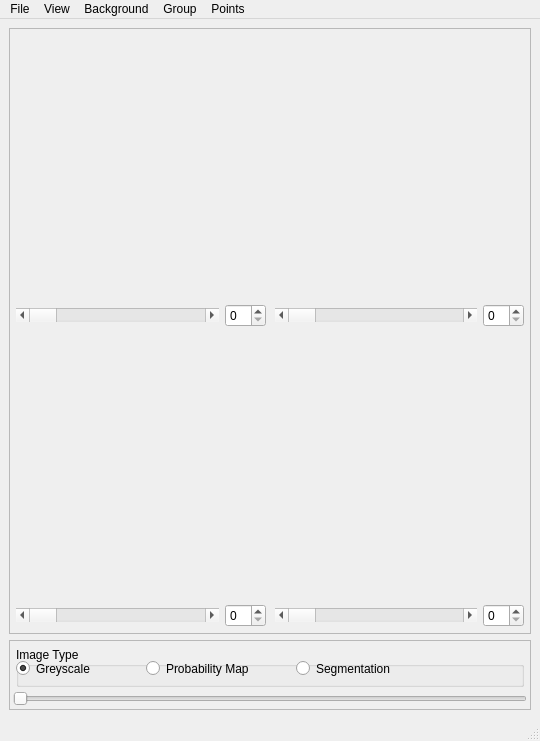
<ui version="4.0" >
 <class>VizFourViewers</class>
 <widget class="QMainWindow" name="VizFourViewers" >
  <property name="geometry" >
   <rect>
    <x>0</x>
    <y>0</y>
    <width>540</width>
    <height>741</height>
   </rect>
  </property>
  <property name="acceptDrops" >
   <bool>true</bool>
  </property>
  <property name="windowTitle" >
   <string>crlViz Viewer</string>
  </property>
  <widget class="QWidget" name="centralwidget" >
   <layout class="QVBoxLayout" >
    <property name="spacing" >
     <number>6</number>
    </property>
    <property name="margin" >
     <number>9</number>
    </property>
    <item>
     <widget class="QFrame" name="viewFrame" >
      <property name="sizePolicy" >
       <sizepolicy vsizetype="Expanding" hsizetype="Expanding" >
        <horstretch>0</horstretch>
        <verstretch>9</verstretch>
       </sizepolicy>
      </property>
      <property name="minimumSize" >
       <size>
        <width>512</width>
        <height>600</height>
       </size>
      </property>
      <property name="maximumSize" >
       <size>
        <width>1024</width>
        <height>1024</height>
       </size>
      </property>
      <property name="acceptDrops" >
       <bool>true</bool>
      </property>
      <property name="frameShape" >
       <enum>QFrame::StyledPanel</enum>
      </property>
      <property name="frameShadow" >
       <enum>QFrame::Raised</enum>
      </property>
      <property name="lineWidth" >
       <number>1</number>
      </property>
      <layout class="QGridLayout" >
       <property name="margin" >
        <number>3</number>
       </property>
       <property name="spacing" >
        <number>3</number>
       </property>
       <item row="0" column="0" >
        <widget class="QVTKWidget" native="1" name="qvtkWidget1" >
         <property name="sizePolicy" >
          <sizepolicy vsizetype="Preferred" hsizetype="Preferred" >
           <horstretch>0</horstretch>
           <verstretch>9</verstretch>
          </sizepolicy>
         </property>
         <property name="minimumSize" >
          <size>
           <width>256</width>
           <height>256</height>
          </size>
         </property>
         <property name="maximumSize" >
          <size>
           <width>1024</width>
           <height>1024</height>
          </size>
         </property>
         <property name="baseSize" >
          <size>
           <width>256</width>
           <height>256</height>
          </size>
         </property>
         <property name="acceptDrops" >
          <bool>false</bool>
         </property>
        </widget>
       </item>
       <item row="0" column="1" >
        <widget class="QVTKWidget" native="1" name="qvtkWidget2" >
         <property name="sizePolicy" >
          <sizepolicy vsizetype="Preferred" hsizetype="Preferred" >
           <horstretch>0</horstretch>
           <verstretch>9</verstretch>
          </sizepolicy>
         </property>
         <property name="minimumSize" >
          <size>
           <width>256</width>
           <height>256</height>
          </size>
         </property>
         <property name="maximumSize" >
          <size>
           <width>1024</width>
           <height>1024</height>
          </size>
         </property>
         <property name="baseSize" >
          <size>
           <width>256</width>
           <height>256</height>
          </size>
         </property>
         <property name="acceptDrops" >
          <bool>false</bool>
         </property>
        </widget>
       </item>
       <item row="1" column="0" >
        <widget class="QFrame" name="frame_210" >
         <property name="maximumSize" >
          <size>
           <width>16777215</width>
           <height>40</height>
          </size>
         </property>
         <property name="frameShape" >
          <enum>QFrame::NoFrame</enum>
         </property>
         <property name="frameShadow" >
          <enum>QFrame::Raised</enum>
         </property>
         <layout class="QHBoxLayout" >
          <property name="spacing" >
           <number>6</number>
          </property>
          <property name="margin" >
           <number>3</number>
          </property>
          <item>
           <widget class="QScrollBar" name="sliceScrollBar1" >
            <property name="sizePolicy" >
             <sizepolicy vsizetype="Fixed" hsizetype="Minimum" >
              <horstretch>90</horstretch>
              <verstretch>0</verstretch>
             </sizepolicy>
            </property>
            <property name="orientation" >
             <enum>Qt::Horizontal</enum>
            </property>
           </widget>
          </item>
          <item>
           <widget class="QSpinBox" name="sliceSpinBox1" >
            <property name="sizePolicy" >
             <sizepolicy vsizetype="Fixed" hsizetype="Minimum" >
              <horstretch>10</horstretch>
              <verstretch>0</verstretch>
             </sizepolicy>
            </property>
           </widget>
          </item>
         </layout>
        </widget>
       </item>
       <item row="1" column="1" >
        <widget class="QFrame" name="frame_211" >
         <property name="maximumSize" >
          <size>
           <width>16777215</width>
           <height>40</height>
          </size>
         </property>
         <property name="frameShape" >
          <enum>QFrame::NoFrame</enum>
         </property>
         <property name="frameShadow" >
          <enum>QFrame::Raised</enum>
         </property>
         <layout class="QHBoxLayout" >
          <property name="spacing" >
           <number>6</number>
          </property>
          <property name="margin" >
           <number>3</number>
          </property>
          <item>
           <widget class="QScrollBar" name="sliceScrollBar2" >
            <property name="sizePolicy" >
             <sizepolicy vsizetype="Fixed" hsizetype="Minimum" >
              <horstretch>90</horstretch>
              <verstretch>0</verstretch>
             </sizepolicy>
            </property>
            <property name="orientation" >
             <enum>Qt::Horizontal</enum>
            </property>
           </widget>
          </item>
          <item>
           <widget class="QSpinBox" name="sliceSpinBox2" >
            <property name="sizePolicy" >
             <sizepolicy vsizetype="Fixed" hsizetype="Minimum" >
              <horstretch>10</horstretch>
              <verstretch>0</verstretch>
             </sizepolicy>
            </property>
           </widget>
          </item>
         </layout>
        </widget>
       </item>
       <item row="2" column="0" >
        <widget class="QVTKWidget" native="1" name="qvtkWidget3" >
         <property name="sizePolicy" >
          <sizepolicy vsizetype="Preferred" hsizetype="Preferred" >
           <horstretch>0</horstretch>
           <verstretch>9</verstretch>
          </sizepolicy>
         </property>
         <property name="minimumSize" >
          <size>
           <width>256</width>
           <height>256</height>
          </size>
         </property>
         <property name="maximumSize" >
          <size>
           <width>1024</width>
           <height>1024</height>
          </size>
         </property>
         <property name="baseSize" >
          <size>
           <width>256</width>
           <height>256</height>
          </size>
         </property>
         <property name="acceptDrops" >
          <bool>false</bool>
         </property>
        </widget>
       </item>
       <item row="2" column="1" >
        <widget class="QVTKWidget" native="1" name="qvtkWidget4" >
         <property name="sizePolicy" >
          <sizepolicy vsizetype="Preferred" hsizetype="Preferred" >
           <horstretch>0</horstretch>
           <verstretch>9</verstretch>
          </sizepolicy>
         </property>
         <property name="minimumSize" >
          <size>
           <width>256</width>
           <height>256</height>
          </size>
         </property>
         <property name="maximumSize" >
          <size>
           <width>1024</width>
           <height>1024</height>
          </size>
         </property>
         <property name="baseSize" >
          <size>
           <width>256</width>
           <height>256</height>
          </size>
         </property>
         <property name="acceptDrops" >
          <bool>false</bool>
         </property>
        </widget>
       </item>
       <item row="3" column="0" >
        <widget class="QFrame" name="frame_230" >
         <property name="maximumSize" >
          <size>
           <width>16777215</width>
           <height>40</height>
          </size>
         </property>
         <property name="frameShape" >
          <enum>QFrame::NoFrame</enum>
         </property>
         <property name="frameShadow" >
          <enum>QFrame::Raised</enum>
         </property>
         <layout class="QHBoxLayout" >
          <property name="spacing" >
           <number>6</number>
          </property>
          <property name="margin" >
           <number>3</number>
          </property>
          <item>
           <widget class="QScrollBar" name="sliceScrollBar3" >
            <property name="sizePolicy" >
             <sizepolicy vsizetype="Fixed" hsizetype="Minimum" >
              <horstretch>90</horstretch>
              <verstretch>0</verstretch>
             </sizepolicy>
            </property>
            <property name="orientation" >
             <enum>Qt::Horizontal</enum>
            </property>
           </widget>
          </item>
          <item>
           <widget class="QSpinBox" name="sliceSpinBox3" >
            <property name="sizePolicy" >
             <sizepolicy vsizetype="Fixed" hsizetype="Minimum" >
              <horstretch>10</horstretch>
              <verstretch>0</verstretch>
             </sizepolicy>
            </property>
           </widget>
          </item>
         </layout>
        </widget>
       </item>
       <item row="3" column="1" >
        <widget class="QFrame" name="frame_231" >
         <property name="maximumSize" >
          <size>
           <width>16777215</width>
           <height>40</height>
          </size>
         </property>
         <property name="frameShape" >
          <enum>QFrame::NoFrame</enum>
         </property>
         <property name="frameShadow" >
          <enum>QFrame::Raised</enum>
         </property>
         <layout class="QHBoxLayout" >
          <property name="spacing" >
           <number>6</number>
          </property>
          <property name="margin" >
           <number>3</number>
          </property>
          <item>
           <widget class="QScrollBar" name="sliceScrollBar4" >
            <property name="sizePolicy" >
             <sizepolicy vsizetype="Fixed" hsizetype="Minimum" >
              <horstretch>90</horstretch>
              <verstretch>0</verstretch>
             </sizepolicy>
            </property>
            <property name="orientation" >
             <enum>Qt::Horizontal</enum>
            </property>
           </widget>
          </item>
          <item>
           <widget class="QSpinBox" name="sliceSpinBox4" >
            <property name="sizePolicy" >
             <sizepolicy vsizetype="Fixed" hsizetype="Minimum" >
              <horstretch>10</horstretch>
              <verstretch>0</verstretch>
             </sizepolicy>
            </property>
           </widget>
          </item>
         </layout>
        </widget>
       </item>
      </layout>
     </widget>
    </item>
    <item>
     <widget class="QFrame" name="frame" >
      <property name="sizePolicy" >
       <sizepolicy vsizetype="Expanding" hsizetype="Expanding" >
        <horstretch>0</horstretch>
        <verstretch>1</verstretch>
       </sizepolicy>
      </property>
      <property name="minimumSize" >
       <size>
        <width>16</width>
        <height>70</height>
       </size>
      </property>
      <property name="frameShape" >
       <enum>QFrame::StyledPanel</enum>
      </property>
      <property name="frameShadow" >
       <enum>QFrame::Raised</enum>
      </property>
      <layout class="QVBoxLayout" >
       <property name="spacing" >
        <number>1</number>
       </property>
       <property name="margin" >
        <number>3</number>
       </property>
       <item>
        <widget class="QFrame" name="frame_3" >
         <property name="maximumSize" >
          <size>
           <width>16777215</width>
           <height>50</height>
          </size>
         </property>
         <property name="frameShape" >
          <enum>QFrame::NoFrame</enum>
         </property>
         <property name="frameShadow" >
          <enum>QFrame::Plain</enum>
         </property>
         <property name="lineWidth" >
          <number>0</number>
         </property>
         <layout class="QHBoxLayout" >
          <property name="spacing" >
           <number>6</number>
          </property>
          <property name="margin" >
           <number>3</number>
          </property>
          <item>
           <widget class="QGroupBox" name="groupBox_3" >
            <property name="sizePolicy" >
             <sizepolicy vsizetype="Expanding" hsizetype="Expanding" >
              <horstretch>0</horstretch>
              <verstretch>0</verstretch>
             </sizepolicy>
            </property>
            <property name="minimumSize" >
             <size>
              <width>250</width>
              <height>0</height>
             </size>
            </property>
            <property name="maximumSize" >
             <size>
              <width>16777215</width>
              <height>40</height>
             </size>
            </property>
            <property name="title" >
             <string>Image Type</string>
            </property>
            <widget class="QRadioButton" name="lutGreyscale" >
             <property name="geometry" >
              <rect>
               <x>0</x>
               <y>10</y>
               <width>81</width>
               <height>23</height>
              </rect>
             </property>
             <property name="text" >
              <string>Greyscale</string>
             </property>
             <property name="checked" >
              <bool>true</bool>
             </property>
            </widget>
            <widget class="QRadioButton" name="lutSegmentation" >
             <property name="geometry" >
              <rect>
               <x>280</x>
               <y>10</y>
               <width>100</width>
               <height>23</height>
              </rect>
             </property>
             <property name="text" >
              <string>Segmentation</string>
             </property>
            </widget>
            <widget class="QRadioButton" name="lutProbabilityMap" >
             <property name="geometry" >
              <rect>
               <x>130</x>
               <y>10</y>
               <width>130</width>
               <height>23</height>
              </rect>
             </property>
             <property name="text" >
              <string>Probability Map</string>
             </property>
            </widget>
           </widget>
          </item>
         </layout>
        </widget>
       </item>
       <item>
        <widget class="QSlider" name="blendingSlider" >
         <property name="maximum" >
          <number>100</number>
         </property>
         <property name="orientation" >
          <enum>Qt::Horizontal</enum>
         </property>
         <property name="tickPosition" >
          <enum>QSlider::NoTicks</enum>
         </property>
        </widget>
       </item>
      </layout>
     </widget>
    </item>
   </layout>
  </widget>
  <widget class="QMenuBar" name="menubar" >
   <property name="geometry" >
    <rect>
     <x>0</x>
     <y>0</y>
     <width>540</width>
     <height>25</height>
    </rect>
   </property>
   <widget class="QMenu" name="menuFile" >
    <property name="title" >
     <string>File</string>
    </property>
    <addaction name="actionRemove_Overlay_Image" />
    <addaction name="actionRemove_Tensors" />
    <addaction name="actionDisplay_Cursor" />
    <addaction name="separator" />
    <addaction name="actionExit" />
   </widget>
   <widget class="QMenu" name="menuPoints" >
    <property name="title" >
     <string>Points</string>
    </property>
    <addaction name="actionSave_Points" />
    <addaction name="actionClear_Points" />
   </widget>
   <widget class="QMenu" name="menuGroup" >
    <property name="title" >
     <string>Group</string>
    </property>
    <addaction name="actionGroup1" />
    <addaction name="actionGroup2" />
    <addaction name="actionGroup3" />
    <addaction name="separator" />
    <addaction name="actionNo_Group" />
   </widget>
   <widget class="QMenu" name="menuView" >
    <property name="title" >
     <string>View</string>
    </property>
    <addaction name="actionShow_Marker" />
    <addaction name="actionShow_Bounding_Box" />
    <addaction name="actionShow_Orientation_Cube" />
    <addaction name="actionSmall_Cube" />
   </widget>
   <widget class="QMenu" name="menuBackground" >
    <property name="title" >
     <string>Background</string>
    </property>
    <addaction name="actionBlack" />
    <addaction name="actionWhite" />
   </widget>
   <addaction name="menuFile" />
   <addaction name="menuView" />
   <addaction name="menuBackground" />
   <addaction name="menuGroup" />
   <addaction name="menuPoints" />
  </widget>
  <widget class="QStatusBar" name="statusbar" />
  <action name="actionOpen_Scene" >
   <property name="text" >
    <string>Open Scene</string>
   </property>
  </action>
  <action name="actionSave_Scene" >
   <property name="text" >
    <string>Save Scene</string>
   </property>
  </action>
  <action name="actionAdd_Volume" >
   <property name="text" >
    <string>Add &amp;Volume</string>
   </property>
   <property name="shortcut" >
    <string>V</string>
   </property>
   <property name="shortcutContext" >
    <enum>Qt::ApplicationShortcut</enum>
   </property>
  </action>
  <action name="actionAdd_Model" >
   <property name="text" >
    <string>Add Model</string>
   </property>
  </action>
  <action name="actionExit" >
   <property name="text" >
    <string>Close</string>
   </property>
  </action>
  <action name="actionAbout_Viz" >
   <property name="text" >
    <string>About Viz</string>
   </property>
  </action>
  <action name="actionKeyboard_shortcuts" >
   <property name="text" >
    <string>Keyboard shortcuts</string>
   </property>
  </action>
  <action name="actionRemove_Overlay_Image" >
   <property name="text" >
    <string>Remove Overlay Image</string>
   </property>
  </action>
  <action name="actionRemove_Tensors" >
   <property name="text" >
    <string>Remove Tensors</string>
   </property>
  </action>
  <action name="actionGroup1" >
   <property name="checkable" >
    <bool>true</bool>
   </property>
   <property name="checked" >
    <bool>true</bool>
   </property>
   <property name="text" >
    <string>1</string>
   </property>
  </action>
  <action name="actionGroup2" >
   <property name="checkable" >
    <bool>true</bool>
   </property>
   <property name="checked" >
    <bool>false</bool>
   </property>
   <property name="text" >
    <string>2</string>
   </property>
  </action>
  <action name="actionGroup3" >
   <property name="checkable" >
    <bool>true</bool>
   </property>
   <property name="text" >
    <string>3</string>
   </property>
  </action>
  <action name="actionDisplay_Cursor" >
   <property name="checkable" >
    <bool>true</bool>
   </property>
   <property name="text" >
    <string>Display Cursor</string>
   </property>
   <property name="shortcut" >
    <string>C</string>
   </property>
  </action>
  <action name="actionSave_Points" >
   <property name="text" >
    <string>Save Points...</string>
   </property>
  </action>
  <action name="actionClear_Points" >
   <property name="text" >
    <string>Clear Points...</string>
   </property>
  </action>
  <action name="actionNo_Group" >
   <property name="checkable" >
    <bool>true</bool>
   </property>
   <property name="text" >
    <string>No Group</string>
   </property>
  </action>
  <action name="actionShow_Marker" >
   <property name="text" >
    <string>Show Marker</string>
   </property>
  </action>
  <action name="actionShow_Bounding_Box" >
   <property name="checkable" >
    <bool>true</bool>
   </property>
   <property name="checked" >
    <bool>true</bool>
   </property>
   <property name="text" >
    <string>Show Bounding Box</string>
   </property>
  </action>
  <action name="actionShow_Orientation_Cube" >
   <property name="checkable" >
    <bool>true</bool>
   </property>
   <property name="checked" >
    <bool>true</bool>
   </property>
   <property name="text" >
    <string>Show Orientation Cube</string>
   </property>
  </action>
  <action name="actionSmall_Cube" >
   <property name="checkable" >
    <bool>true</bool>
   </property>
   <property name="text" >
    <string>Small Cube</string>
   </property>
  </action>
  <action name="actionBlack" >
   <property name="text" >
    <string>Black</string>
   </property>
  </action>
  <action name="actionWhite" >
   <property name="text" >
    <string>White</string>
   </property>
  </action>
 </widget>
 <customwidgets>
  <customwidget>
   <class>QVTKWidget</class>
   <extends>QWidget</extends>
   <header>QVTKWidget.h</header>
  </customwidget>
 </customwidgets>
 <resources/>
 <connections/>
</ui>
